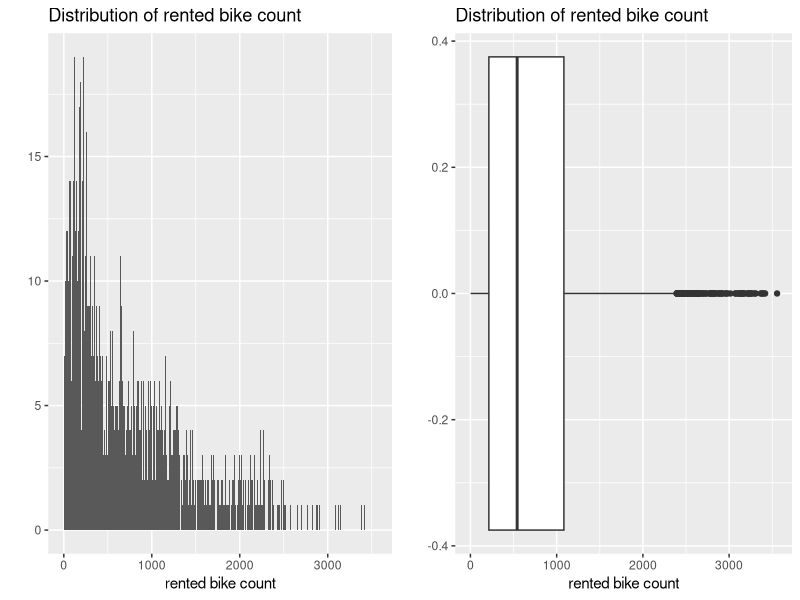
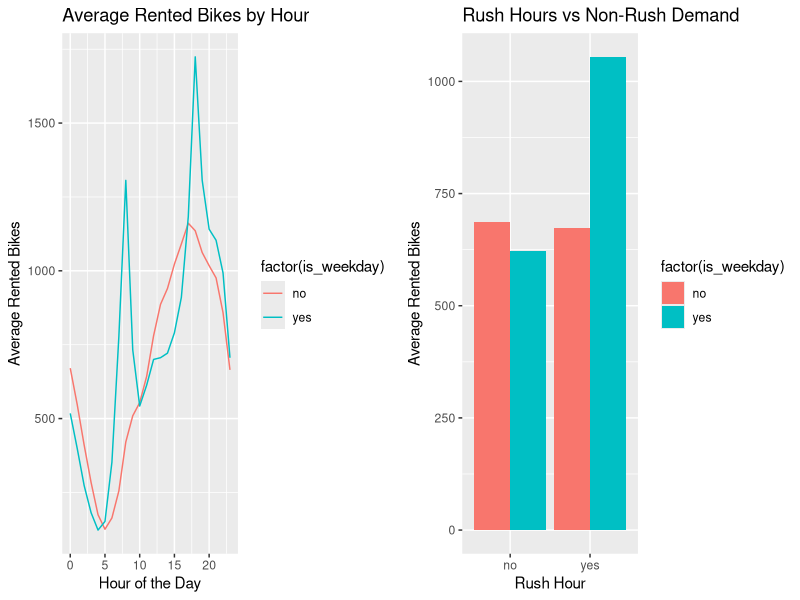
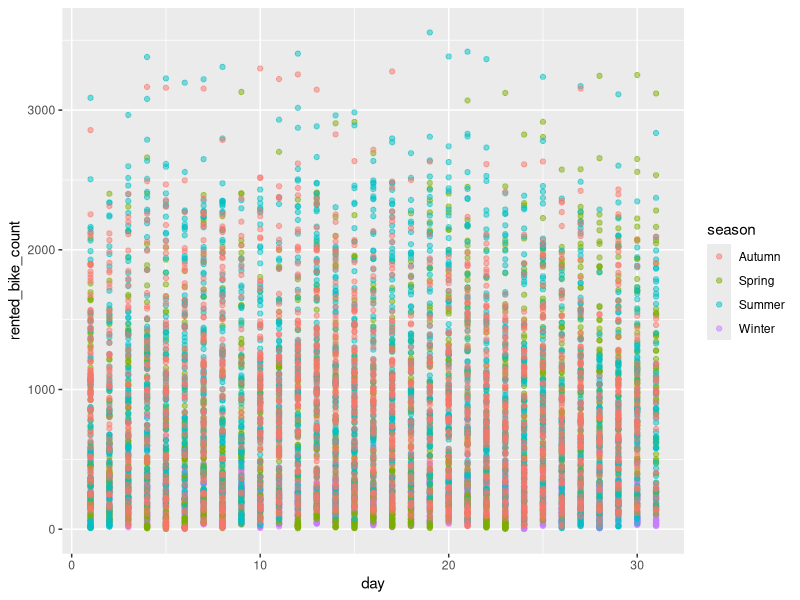
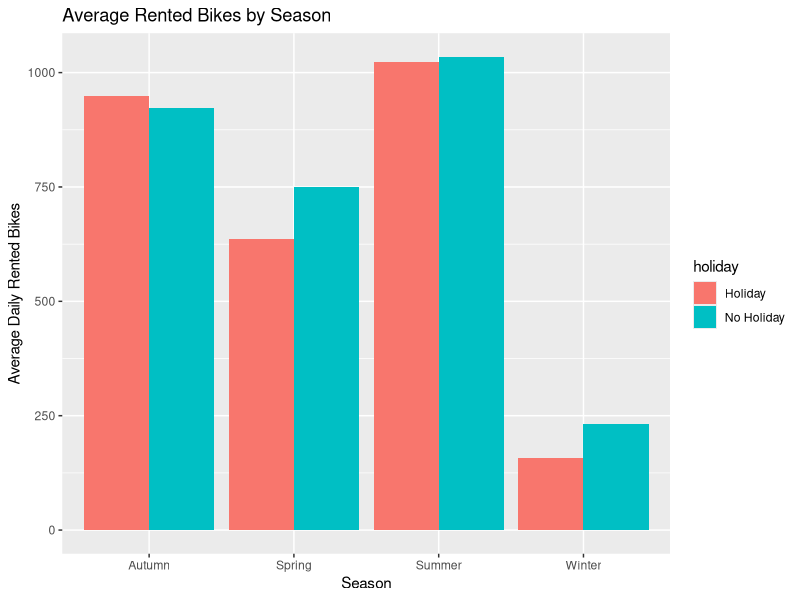
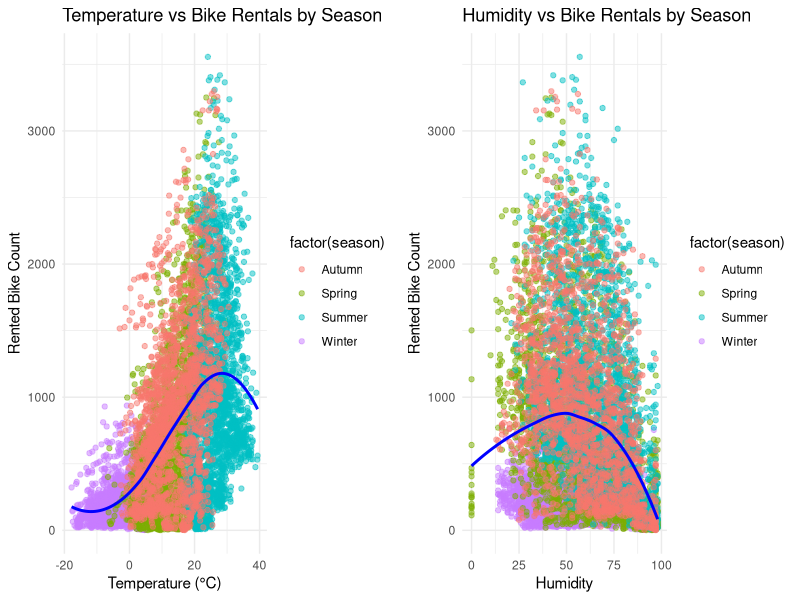
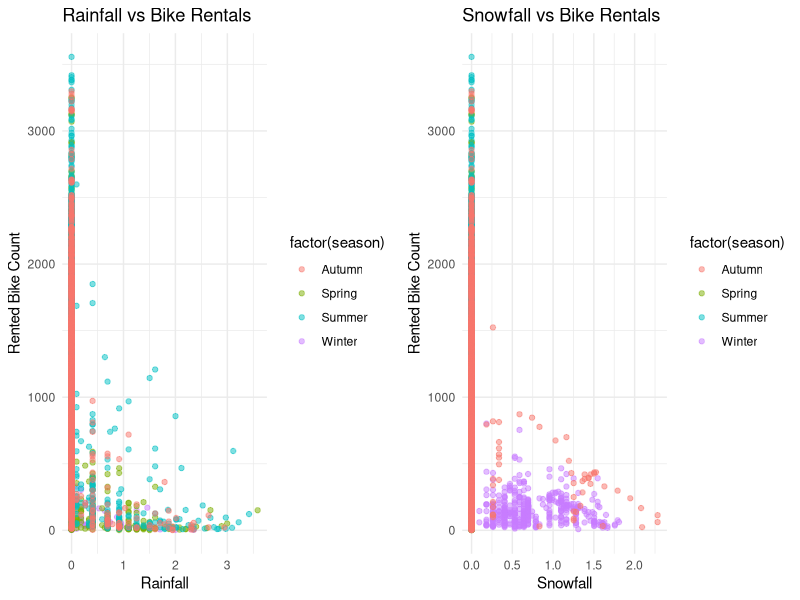
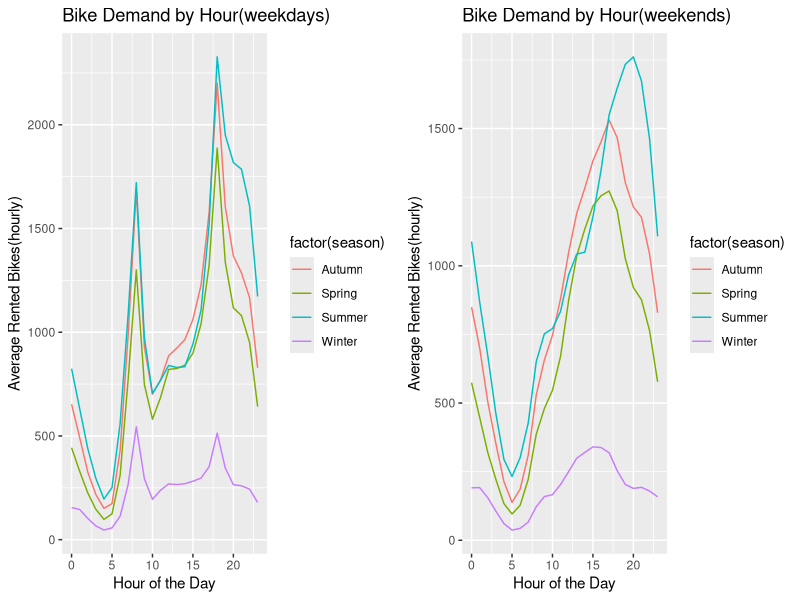
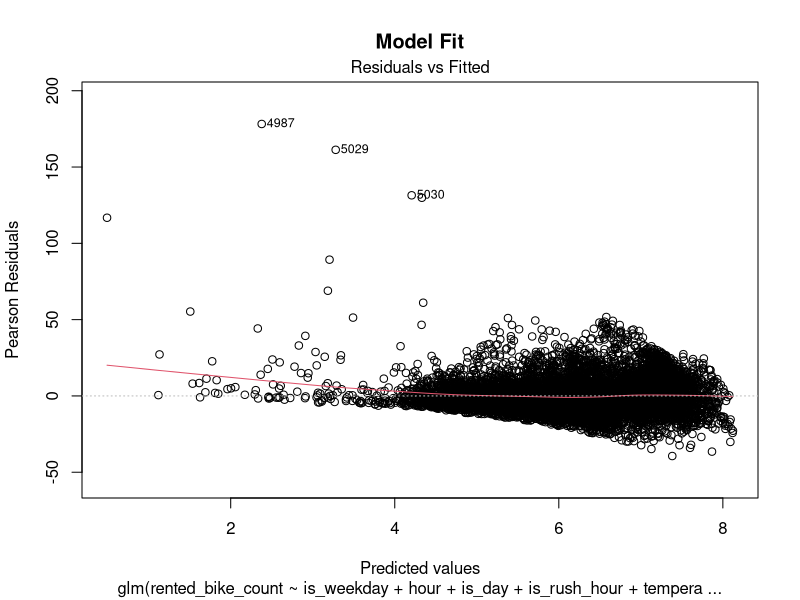

Recreate these plots in R, in order.
## ---- chunk 1
library(tidyverse)
library(knitr)
library(dplyr)
library(ggplot2)
library(gridExtra)
library(lubridate)
library(car)
## ---- chunk 2
library(readr)
bike_demand <- read_csv("../data/SeoulBikeData.csv", locale = locale(encoding="latin1"))
# rename
names(bike_demand) <- c("date", "rented_bike_count", "hour", "temperature_c", "humidity",
               "wind_speed_m_s", "visibility_10m", "dew_point_temp_c", 
               "solar_radiation_mj_m2", "rainfall_mm", "snowfall_cm", 
               "season", "holiday", "functioning_day")
head(bike_demand)
## ---- chunk 3
print(summary(bike_demand))
# str(bike_demand)

# Check nans
sum(is.na(bike_demand))

# Data transformation, extract `day`, `month` and `year` from `date` column
bike_demand$date <- as.Date(bike_demand$date, format = "%d/%m/%Y")
bike_demand <- bike_demand %>%
  mutate(
    day = day(date),
    month = month(date),
    year = year(date),
    is_weekday = ifelse(wday(date) %in% c(1, 7), "no", "yes")
  )

# Add a feature for rush hour
bike_demand <- bike_demand %>%
  mutate(is_rush_hour = ifelse(hour %in% c(6:9, 17:19), "yes", "no"),
         is_day = ifelse(hour %in% c(5:19), "yes", "no"))

# Add log transformation for `rented_bike_count`, `rainfall_mm` and `snowfall_cm`
bike_demand <- bike_demand %>%
  mutate(log_bike_count = log(rented_bike_count),
         log_rainfall = log1p(rainfall_mm),
         log_snowfall = log1p(snowfall_cm))

# Filter out non-functional days
bike_demand_filtered <- bike_demand %>% 
  filter(functioning_day == "Yes")
## ---- chunk 4
# hist(bike_demand$rented_bike_count)
plot_bike_cnt1 <- bike_demand_filtered %>% 
  ggplot(aes(x = rented_bike_count)) +
  geom_bar(width = 2) +
  ggtitle("Distribution of rented bike count") + 
  xlab("rented bike count") +
  ylab("")

plot_bike_cnt2 <- bike_demand_filtered %>% 
  ggplot(aes(x = rented_bike_count)) +
  geom_boxplot() +
  ggtitle("Distribution of rented bike count") + 
  xlab("rented bike count") +
  ylab("")

grid.arrange(plot_bike_cnt1, plot_bike_cnt2, nrow = 1, ncol = 2)
## ---- chunk 5
p1 <- bike_demand_filtered %>%
  group_by(hour, is_weekday) %>%
  summarise(avg_rented = mean(rented_bike_count, na.rm = TRUE)) %>%
  ggplot(aes(x = hour, y = avg_rented, color = factor(is_weekday))) +
  geom_line() +
  labs(
    title = "Average Rented Bikes by Hour",
    x = "Hour of the Day",
    y = "Average Rented Bikes"
  )

p2 <- bike_demand_filtered %>%
  group_by(is_rush_hour, is_weekday) %>%
  summarise(avg_rented = mean(rented_bike_count, na.rm = TRUE)) %>%
  ggplot(aes(x = factor(is_rush_hour), y = avg_rented, fill = factor(is_weekday))) +
  geom_bar(stat = "identity", position = "dodge") +
  labs(
    title = "Rush Hours vs Non-Rush Demand",
    x = "Rush Hour",
    y = "Average Rented Bikes"
  )
grid.arrange(p1, p2, nrow = 1, ncol = 2)
## ---- chunk 6
bike_demand_filtered %>%
ggplot(aes(x = day, y = rented_bike_count, color=season)) +
geom_point(alpha = 0.5)
## ---- chunk 7
p3 <- bike_demand_filtered %>%
  group_by(season, holiday) %>%
  summarise(avg_rented = mean(rented_bike_count, na.rm = TRUE)) %>%
  ggplot(aes(x = season, y = avg_rented, fill=holiday)) +
  geom_bar(stat = "identity", position = "dodge") +
  labs(
    title = "Average Rented Bikes by Season",
    x = "Season",
    y = "Average Daily Rented Bikes"
  )
p3
## ---- chunk 8
p4 <- bike_demand_filtered %>% 
  ggplot(aes(x = temperature_c, y = rented_bike_count, color = factor(season))) +
  geom_point(alpha = 0.5) +
  labs(
    title = "Temperature vs Bike Rentals by Season",
    x = "Temperature (°C)",
    y = "Rented Bike Count"
  ) +
  geom_smooth(method = "loess", se = FALSE, color = "blue") +
  theme_minimal()

p5 <- bike_demand_filtered %>% 
  ggplot(aes(x = humidity, y = rented_bike_count, color = factor(season))) +
  geom_point(alpha = 0.5) +
  labs(
    title = "Humidity vs Bike Rentals by Season",
    x = "Humidity",
    y = "Rented Bike Count"
  ) +
  geom_smooth(method = "loess", se = FALSE, color = "blue") +
  theme_minimal()
grid.arrange(p4, p5, nrow = 1, ncol = 2)
## ---- chunk 9
p6 <- bike_demand_filtered %>% 
  ggplot(aes(x = log1p(rainfall_mm), y = rented_bike_count, color = factor(season))) +
  geom_point(alpha = 0.5) +
  labs(
    title = "Rainfall vs Bike Rentals",
    x = "Rainfall",
    y = "Rented Bike Count"
  ) +
  geom_smooth(method = "loess", se = FALSE, color = "blue") +
  theme_minimal()

p7 <- bike_demand_filtered %>% 
  ggplot(aes(x = log1p(snowfall_cm), y = rented_bike_count, color = factor(season))) +
  geom_point(alpha = 0.5) +
  labs(
    title = "Snowfall vs Bike Rentals",
    x = "Snowfall",
    y = "Rented Bike Count"
  ) +
  geom_smooth(method = "loess", se = FALSE, color = "blue") +
  theme_minimal()
grid.arrange(p6, p7, nrow = 1, ncol = 2)
## ---- chunk 10
p8 <- bike_demand_filtered %>%
  filter(is_weekday=="yes") %>%
  group_by(hour, season) %>%
  summarise(avg_rented = mean(rented_bike_count, na.rm = TRUE)) %>%
  ggplot(aes(x = hour, y = avg_rented, color = factor(season))) +
  geom_line() +
  labs(
    title = "Bike Demand by Hour(weekdays)",
    x = "Hour of the Day",
    y = "Average Rented Bikes(hourly)"
  )

p9 <- bike_demand_filtered %>%
  filter(is_weekday=="no") %>%
  group_by(hour, season) %>%
  summarise(avg_rented = mean(rented_bike_count, na.rm = TRUE)) %>%
  ggplot(aes(x = hour, y = avg_rented, color = factor(season))) +
  geom_line() +
  labs(
    title = "Bike Demand by Hour(weekends)",
    x = "Hour of the Day",
    y = "Average Rented Bikes(hourly)"
  )

grid.arrange(p8, p9, nrow = 1, ncol = 2)
## ---- chunk 11
bike_demand_filtered <- bike_demand_filtered %>%
  mutate(
    season = relevel(factor(season), ref = "Winter"),
    is_rush_hour = relevel(factor(is_rush_hour), ref = "no"),
    is_weekday = relevel(factor(is_weekday), ref = "no")
  )
## ---- chunk 12
model_poisson_1 <- glm(rented_bike_count ~ is_weekday + hour + temperature_c + log1p(rainfall_mm) + log1p(snowfall_cm) + season, data = bike_demand_filtered, family = poisson())
summary(model_poisson_1)
# Likelihood ratio test
library(car)
Anova(mod = model_poisson_1, type = 3, test="LR") #This tests each variable as if it were added last (type=3)
## ---- chunk 13
model_poisson_2 <- glm(rented_bike_count ~ is_weekday + hour 
                       + is_day + is_rush_hour 
                       + temperature_c + log1p(rainfall_mm) + log1p(snowfall_cm) + season
                       + humidity + wind_speed_m_s + visibility_10m + solar_radiation_mj_m2 + holiday
                       , data = bike_demand_filtered, family = poisson())
anova(model_poisson_1, model_poisson_2, test="Chisq")
summary(model_poisson_2)
## ---- chunk 14
model_poisson_3 <- glm(rented_bike_count ~ is_weekday + hour 
                       + is_day + is_rush_hour 
                       + temperature_c + log1p(rainfall_mm) + log1p(snowfall_cm) + season
                       + humidity + wind_speed_m_s + visibility_10m + solar_radiation_mj_m2 + holiday
                       # + is_rush_hour:is_day # the nans here indicates complete separation between is_rush_hour and is_day
                       + is_day:is_weekday
                       + is_rush_hour:is_weekday
                       + log1p(rainfall_mm) + log1p(snowfall_cm) 
                       + temperature_c
                       + season:temperature_c,
                       data = bike_demand_filtered,
                       family = poisson()
)
summary(model_poisson_3)
## ---- chunk 15
    residuals<- resid(model_poisson_3)
    fitted_vals <- model_poisson_3$fitted.values

    df_resid <- data.frame(
      fitted_vals = fitted_vals,
      resid = residuals
    )

    # ggplot(df_resid, aes(x = fitted_vals , y = resid)) +
    #   geom_point() +
    #   labs(title = "Residuals vs Fitted values",
    #        x = "Fitted values",
    #        y = "Residuals") +
    #   theme_minimal()

    plot(model_poisson_3, which = 1, main = "Model Fit")
